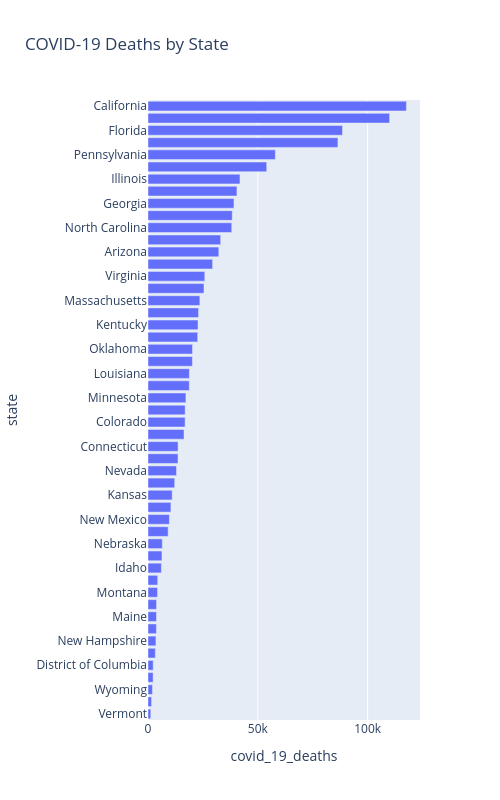

Notebook source saved alongside this figure:
### Code cell
px.bar(df, 
       y='state', 
       x='covid_19_deaths', 
       orientation='h',
       title='COVID-19 Deaths by State',
       labels={'Total Deaths': 'Total Deaths', 'State': ''},
       width=500, height=800)

### Figure 1 — Plotly figure (JSON) as saved in the notebook; plotly's stock layout.template omitted (floating-point values rounded to 4 significant figures)
{"data": [{"hovertemplate": "covid_19_deaths=%{x}<br>state=%{y}<extra></extra>", "legendgroup": "", "marker": {"color": "#636efa", "pattern": {"shape": ""}}, "name": "", "orientation": "h", "showlegend": false, "textposition": "auto", "type": "bar", "x": [1271, 1638, 2044, 2332, 2373, 3353, 3612, 3836, 3861, 3888, 4339, 4422, 6111, 6357, 6491, 9169, 9735, 10436, 11008, 12156, 12989, 13662, 13690, 16390, 16894, 16916, 17271, 18806, 18834, 20215, 20274, 22634, 22788, 23035, 23613, 25482, 25858, 29422, 32243, 33086, 38135, 38358, 39142, 40500, 41877, 54045, 57966, 86475, 88566, 110019, 117655], "xaxis": "x", "y": ["Vermont", "Alaska", "Wyoming", "Hawaii", "District of Columbia", "North Dakota", "New Hampshire", "South Dakota", "Maine", "Delaware", "Montana", "Rhode Island", "Idaho", "Utah", "Nebraska", "West Virginia", "New Mexico", "Oregon", "Kansas", "Iowa", "Nevada", "Arkansas", "Connecticut", "Mississippi", "Colorado", "Washington", "Minnesota", "Wisconsin", "Louisiana", "Maryland", "Oklahoma", "South Carolina", "Kentucky", "Alabama", "Massachusetts", "Missouri", "Virginia", "Indiana", "Arizona", "Tennessee", "North Carolina", "New Jersey", "Georgia", "Michigan", "Illinois", "Ohio", "Pennsylvania", "New York", "Florida", "Texas", "California"], "yaxis": "y"}], "layout": {"barmode": "relative", "height": 800, "legend": {"tracegroupgap": 0}, "title": {"text": "COVID-19 Deaths by State"}, "width": 500, "xaxis": {"anchor": "y", "domain": [0, 1], "title": {"text": "covid_19_deaths"}}, "yaxis": {"anchor": "x", "domain": [0, 1], "title": {"text": "state"}}}}
